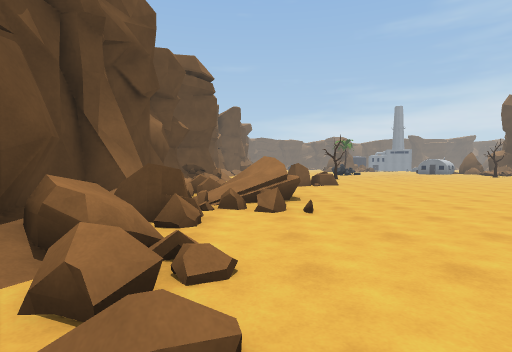
view 1 (above)

24 first-person views from a walk through a 3-D level made in the Unity game engine. The camera is 1.4 m above the floor, tilts 2° down and sees 80° across. The floor is counted in squares, 2 m on a side. Each view is taken from the middle of a square. On the plan, view 1 faces up. The plan holds only what a view shows up to about 10 squares ahead; the rest is blank. The place goes on beyond the plan. Some animated figures are not drawn.

view 2
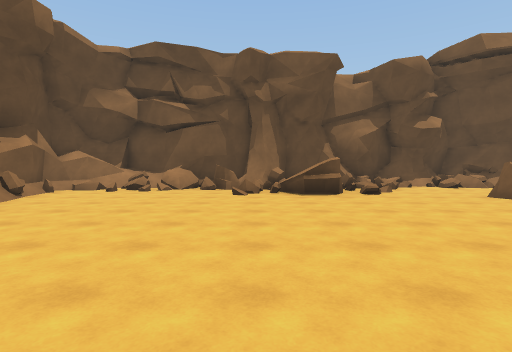

view 3
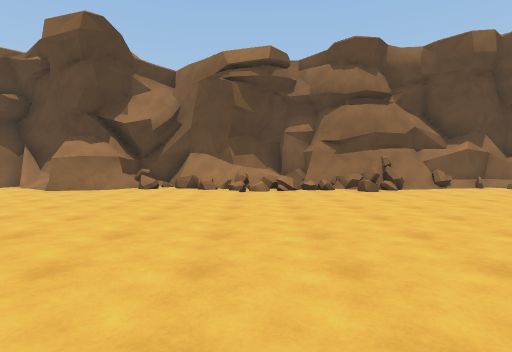

view 4
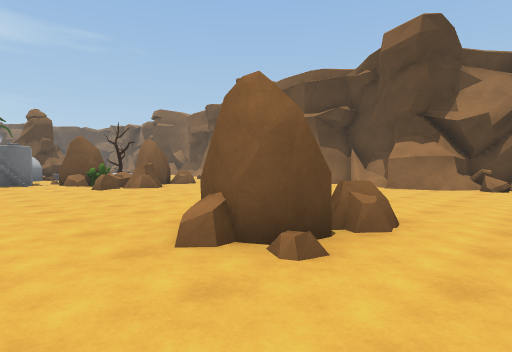

view 5
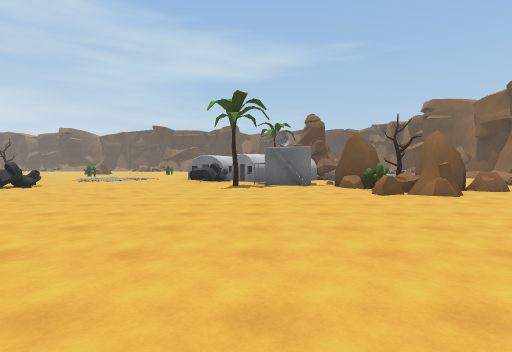

view 6
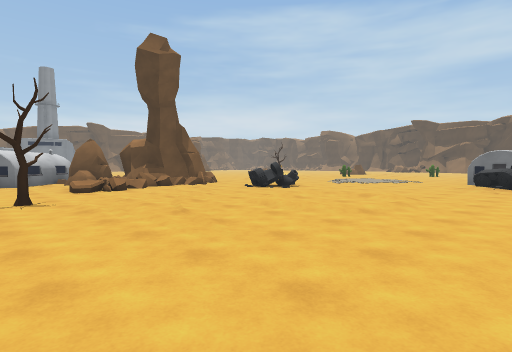

view 7
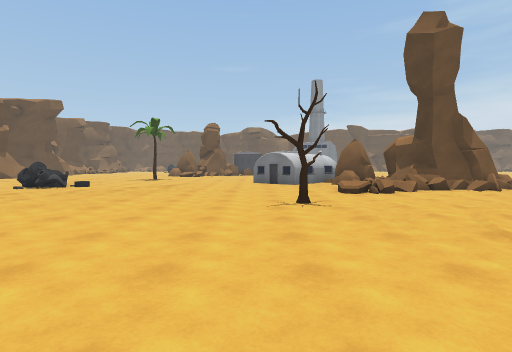

view 8
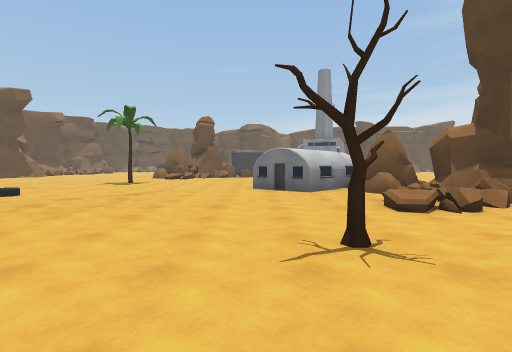

view 9
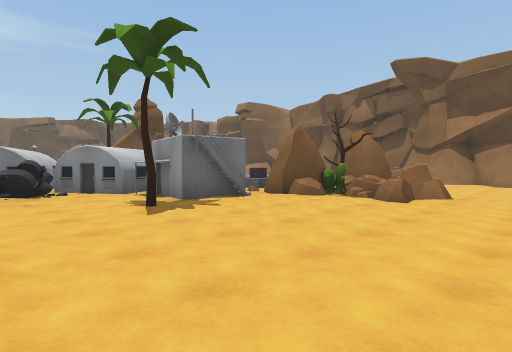

view 10
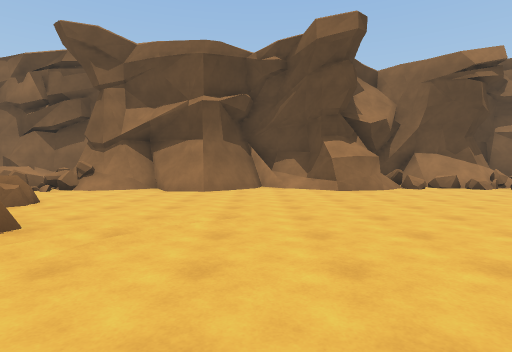

view 11
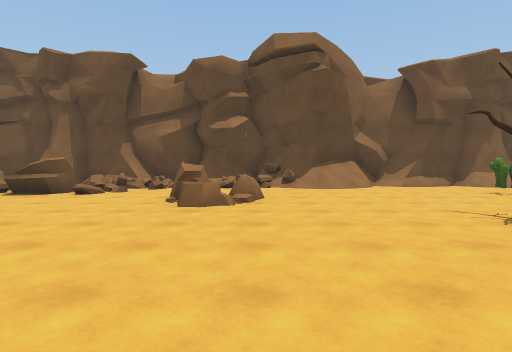

view 12
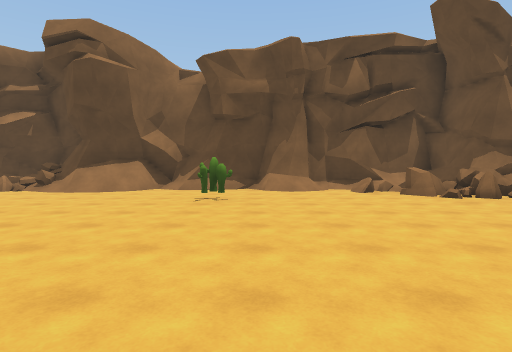

view 13
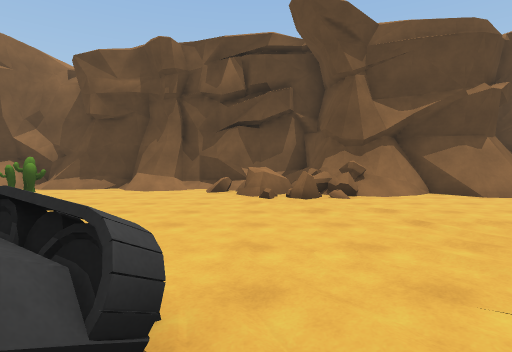

view 14
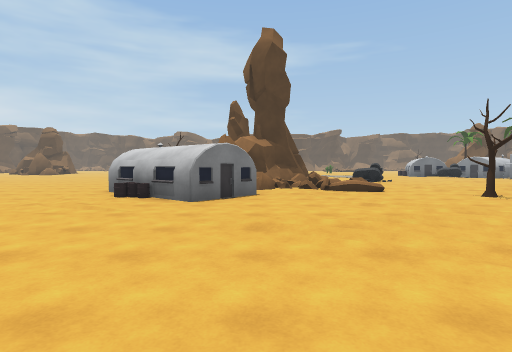

view 15
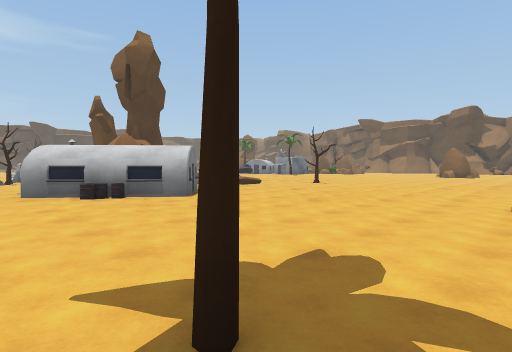

view 16
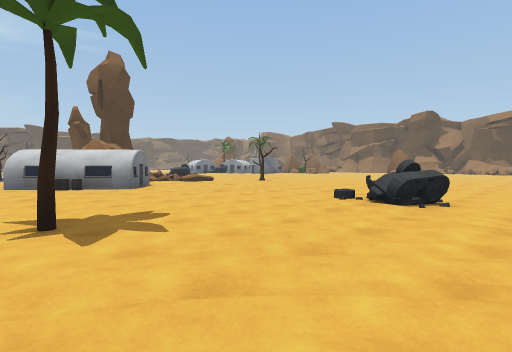

view 17
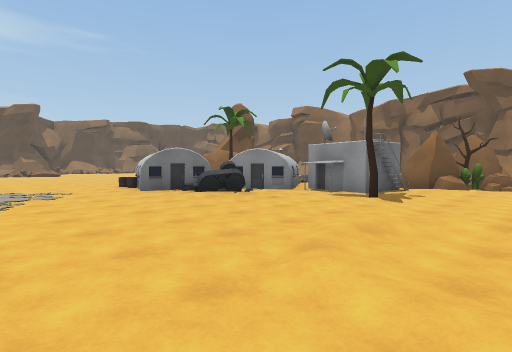

view 18
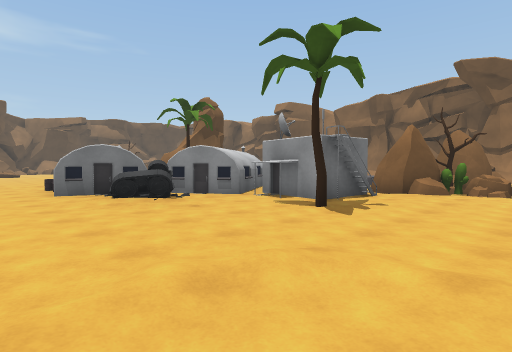

view 19
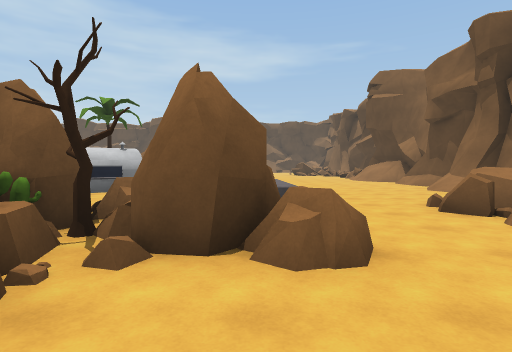

view 20
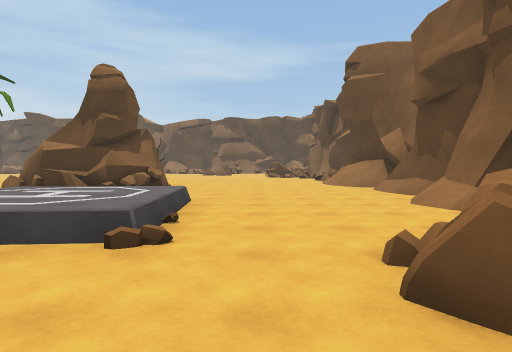

view 21
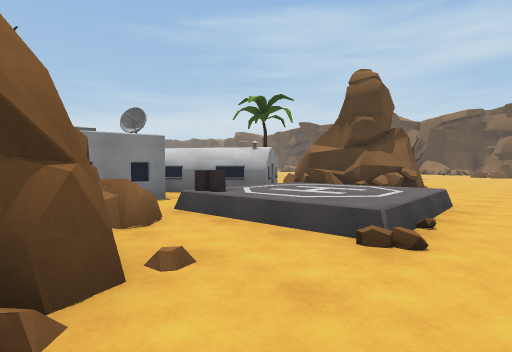

view 22
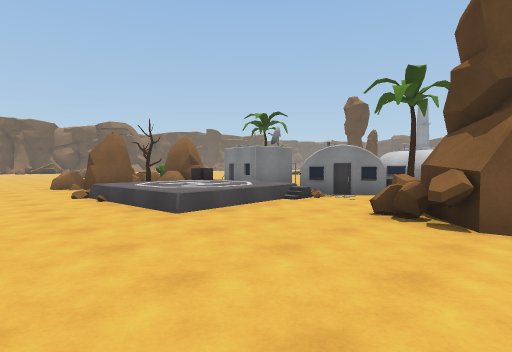

view 23
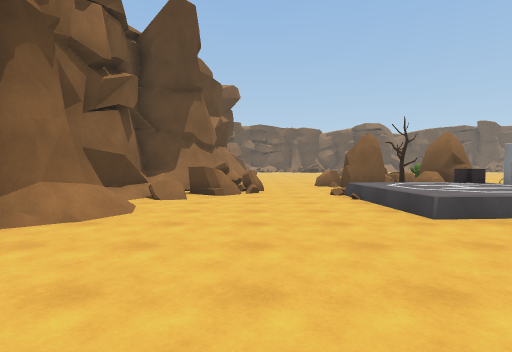

view 24
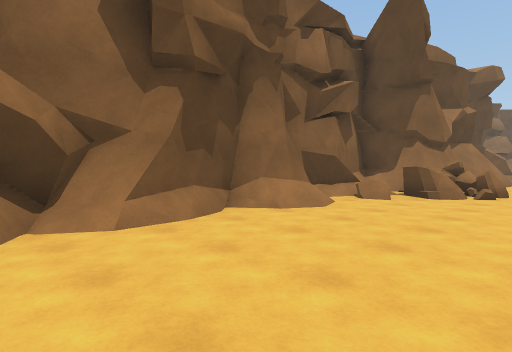

### Floor plan
Key: @ floor where view 1 was taken; # wall or solid block; x gap in a wall; . main floor; : floor 0.5 m higher than the main floor; / step, stairs or slope; = window, fence, low wall or low ledge; ^ raised ledge; R rock; B building; C cactus; T tree.
Columns run from 3 left of view 1 to 30 right of it. Each row starts with its distance up from view 1.
 28   ##.  ..............
 27   #........T......B..
 26   #/.............BBB
 25 ^^#=.............BBB
 24 #/##............BBBRR#
 23 ^/^=.............B.RR#
 22 ##=......^=.......///^#
 21 #..................=/=##
 20 ##.................=/...
 19 #......................
 18 ##.CC..... ......T.....^=
 17 #=........ .............=..
 16 #/.....T.  .......................
 15 #//......    ......././...........
 14 ##/.......    ....../../..........
 13 #=.........    ......//....=.BBB.
 12 #=...R......    ...........#BBB
 11 #=..RR.....    .........T...BBBB
 10 ##........................BBBB
  9  =#.....................BBBBB T.#
  8  #=#..........RR.........## BBB=#
  7   =#=.........R .....R.CR##.BB.^#
  6  ##=..........R......RRTRR#://..#
  5  ##=..................R#..:::/..##
  4 ##^...................RRR.=//#....
  3 ##=....................R..=//.....
  2  ==/..............................
  1  =#/...=................##........
  0  #=@//###x==.=###..###/##^=.......
 -1  ######## =##############==......
 -2                        #########/#
 -3                                ###

Positions as (right, up) in squares from view 1, and headings:
1: (0, 0), facing up
2: (8, 5), facing left
3: (7, 9), facing down
4: (9, 10), facing down-right
5: (11, 10), facing right
6: (13, 11), facing up-right
7: (13, 12), facing up
8: (13, 15), facing up
9: (16, 13), facing down-right
10: (15, 9), facing down
11: (8, 12), facing left
12: (7, 19), facing left
13: (7, 23), facing left
14: (7, 23), facing right
15: (7, 28), facing down-right
16: (4, 28), facing down-right
17: (18, 17), facing down-right
18: (18, 15), facing down-right
19: (17, 4), facing right
20: (20, 2), facing right
21: (20, 2), facing up-right
22: (30, 1), facing up-left
23: (30, 1), facing left
24: (30, 2), facing down-left
